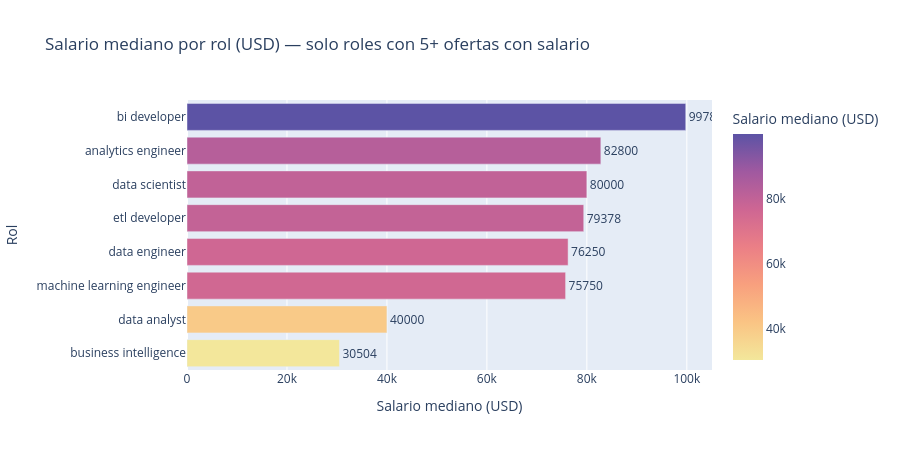

Write notebook code for a chart like this one.
### Markdown cell above
## 4. Salario promedio por rol

### Code cell
role_salary = (
    salary_df.groupby("search_term")["salary_avg"]
    .agg(["mean", "median", "count"])
    .query("count >= 5")
    .sort_values("median", ascending=False)
    .reset_index()
)

fig = px.bar(
    role_salary,
    x="median", y="search_term",
    orientation="h",
    color="median",
    color_continuous_scale="Sunset",
    text=role_salary["median"].round(0).astype(int).astype(str),
    title="Salario mediano por rol (USD) — solo roles con 5+ ofertas con salario",
    labels={"search_term": "Rol", "median": "Salario mediano (USD)"}
)
fig.update_traces(textposition="outside")
fig.update_layout(yaxis={"categoryorder": "total ascending"}, height=450, showlegend=False)
fig.show()

### Figure 1 — Plotly figure (JSON) as saved in the notebook; plotly's stock layout.template omitted (floating-point values rounded to 4 significant figures)
{"data": [{"hovertemplate": "Salario mediano (USD)=%{marker.color}<br>Rol=%{y}<br>text=%{text}<extra></extra>", "legendgroup": "", "marker": {"color": [99790.0, 82800.0, 80000.0, 79380.0, 76250.0, 75750.0, 40000.0, 30500.0], "coloraxis": "coloraxis", "pattern": {"shape": ""}}, "name": "", "orientation": "h", "showlegend": false, "text": ["99787", "82800", "80000", "79378", "76250", "75750", "40000", "30504"], "textposition": "outside", "type": "bar", "x": [99790.0, 82800.0, 80000.0, 79380.0, 76250.0, 75750.0, 40000.0, 30500.0], "xaxis": "x", "y": ["bi developer", "analytics engineer", "data scientist", "etl developer", "data engineer", "machine learning engineer", "data analyst", "business intelligence"], "yaxis": "y"}], "layout": {"barmode": "relative", "coloraxis": {"autocolorscale": false, "colorbar": {"title": {"text": "Salario mediano (USD)"}}, "colorscale": [[0, "rgb(243, 231, 155)"], [0.1667, "rgb(250, 196, 132)"], [0.3333, "rgb(248, 160, 126)"], [0.5, "rgb(235, 127, 134)"], [0.6667, "rgb(206, 102, 147)"], [0.8333, "rgb(160, 89, 160)"], [1, "rgb(92, 83, 165)"]]}, "height": 450, "legend": {"tracegroupgap": 0}, "showlegend": false, "title": {"text": "Salario mediano por rol (USD) — solo roles con 5+ ofertas con salario"}, "xaxis": {"anchor": "y", "domain": [0, 1], "title": {"text": "Salario mediano (USD)"}}, "yaxis": {"anchor": "x", "categoryorder": "total ascending", "domain": [0, 1], "title": {"text": "Rol"}}}}
